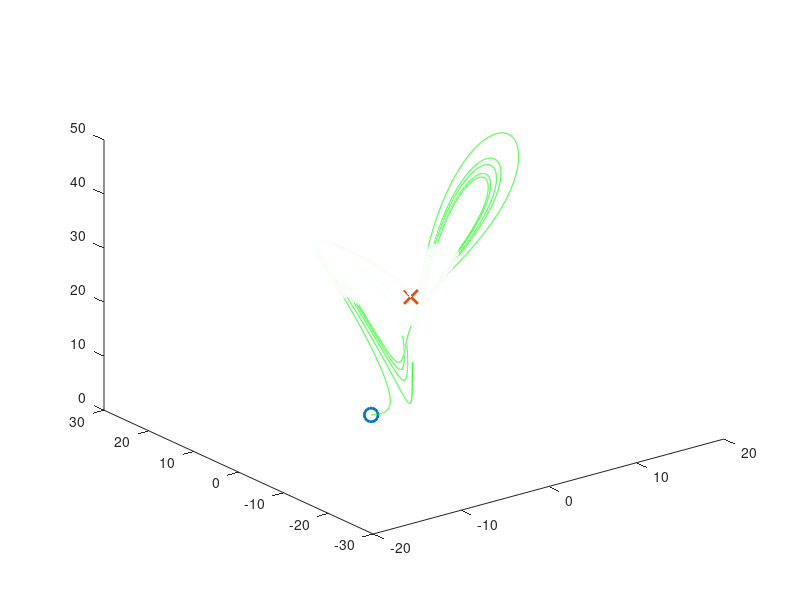
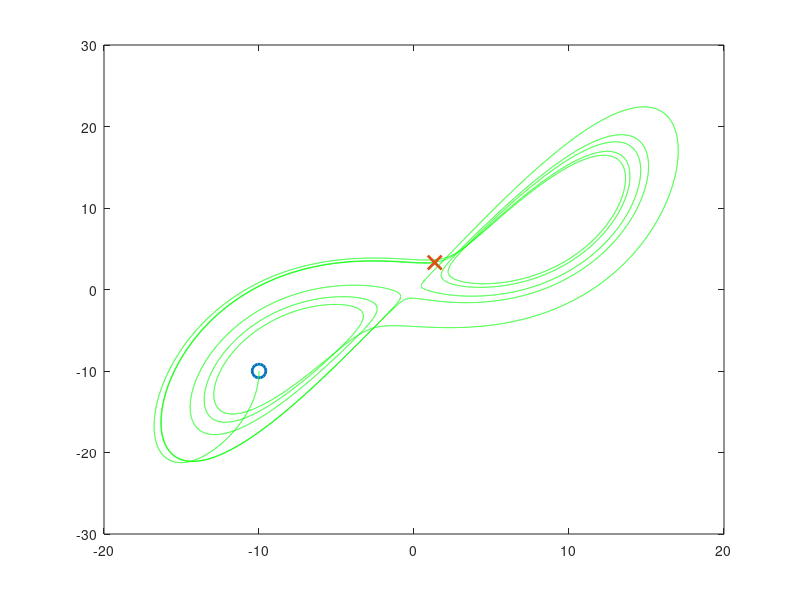

Recreate these plots in MATLAB, in order.
% lorentz.m

sigma = 10;

beta = 8/3;

rho = 28;

dt = 0.0001;
tmax = 8;

t = 0:dt: tmax;
x = zeros(size(t));
y = zeros(size(t));
z = zeros(size(t));

x(1) = -10.0;
y(1) = -10.0;
z(1) = 10.00;

for i = 1:length(t)-1
    dxdt = sigma*(y(i) - x(i));

    dydt = x(i)*(rho - z(i)) - y(i);
    
    dzdt = x(i)*y(i) - beta*z(i);
    
    x(i+1) = x(i) + dxdt*dt;
    y(i+1) = y(i) + dydt*dt;
    z(i+1) = z(i) + dzdt*dt;

end
figure(1)

plot3(x(1),y(1),z(1),'o','LineWidth',2,'MarkerSize',10)

hold on
plot3(x,y,z,'g')

plot3(x(end),y(end),z(end),'x','LineWidth',2,'MarkerSize',10)

figure(2)
plot(x(1),y(1),'o','LineWidth',2,'MarkerSize',10)

hold on
plot(x,y,'g')

plot(x(end),y(end),'x','LineWidth',2,'MarkerSize',10)
